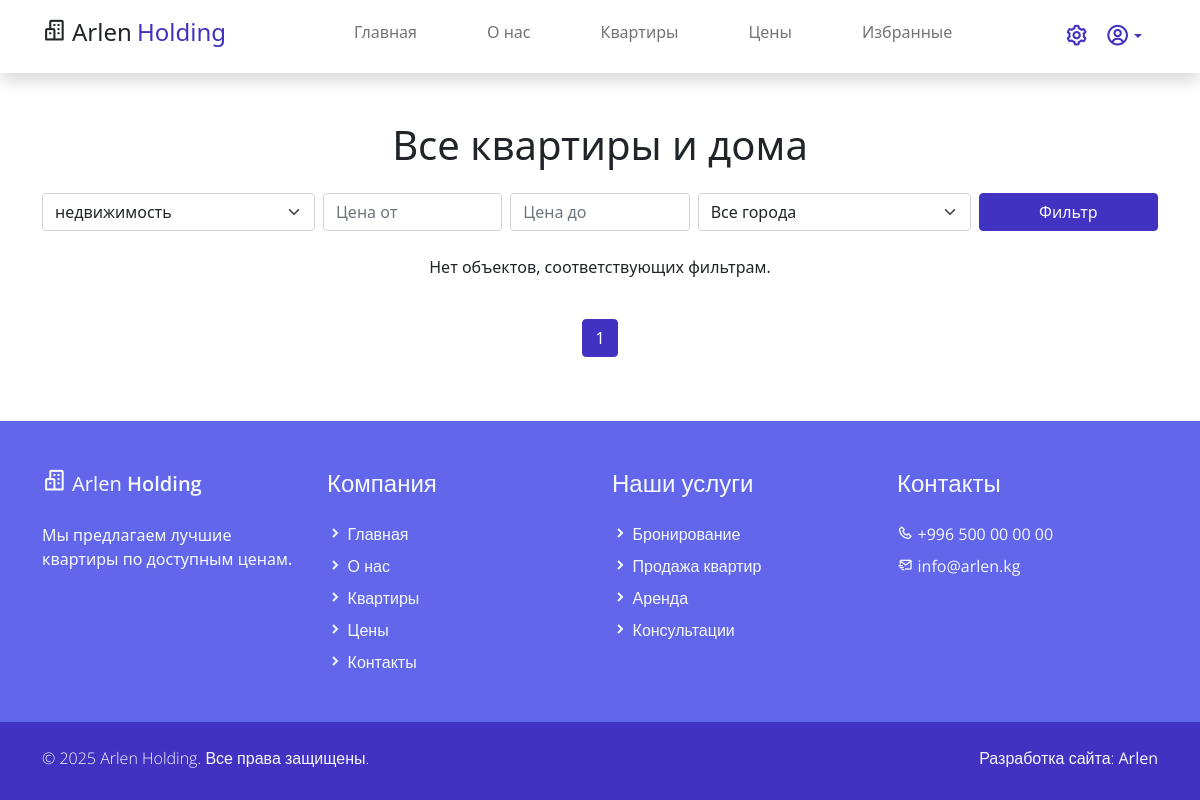
The app's page /estates/?category=1, older data.
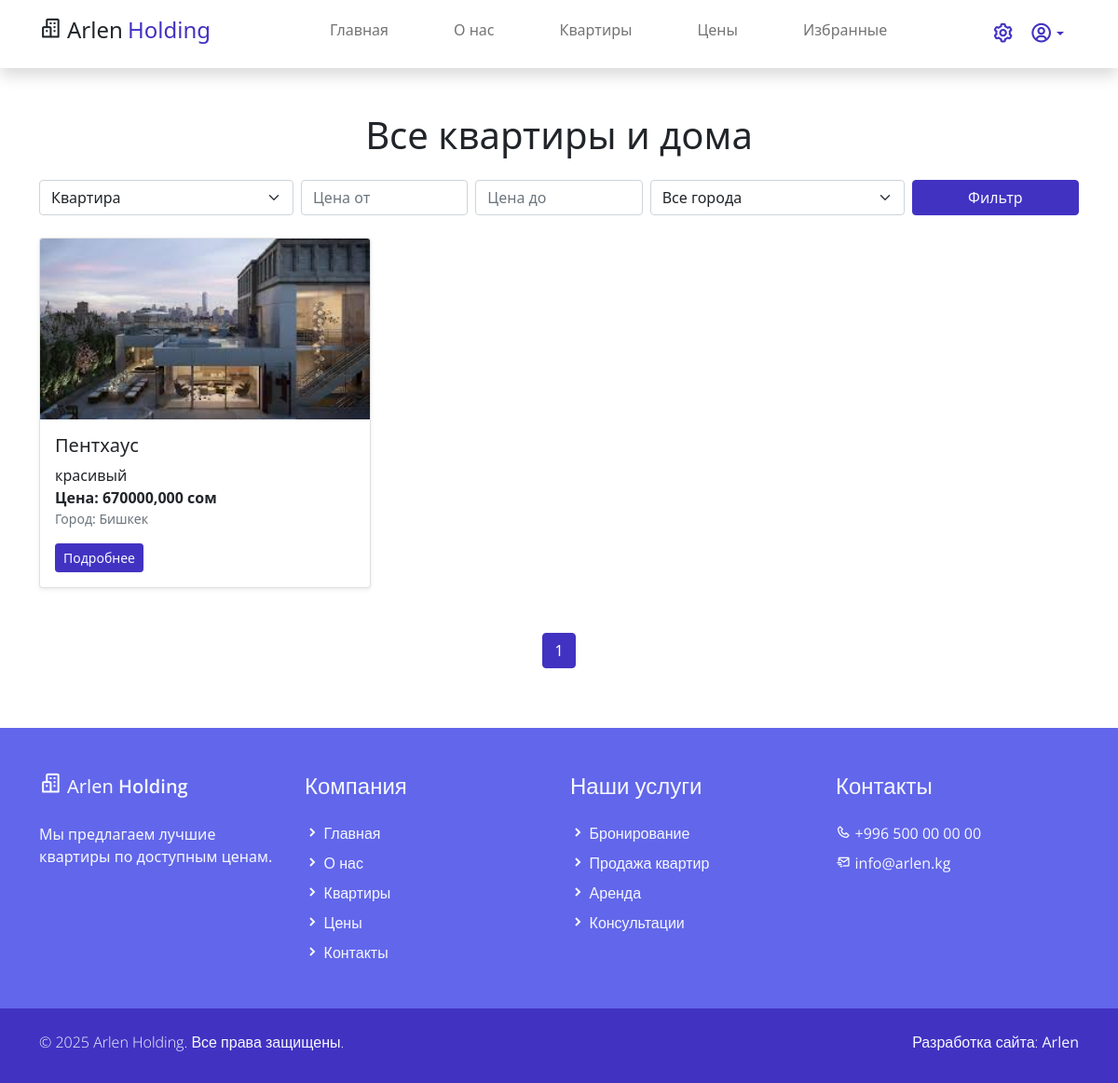
The same page, newer data.
### product/models.py (models this page shows)
class Estate(models.Model):
    title = models.CharField(max_length=100, verbose_name='Название')
    category = models.ForeignKey(Category, on_delete=models.PROTECT, verbose_name='Категория')
    cover = models.ImageField(upload_to='media/products_image', verbose_name='Обложка')
    area = models.DecimalField(decimal_places=1, max_digits=10, verbose_name='Площадь в метрах')
    city = models.ForeignKey(City, on_delete=models.PROTECT, verbose_name='Город')
    district = models.ForeignKey(District, on_delete=models.PROTECT, verbose_name='Улица')
    geo = models.TextField(verbose_name='Геолокация')
    price = models.DecimalField(decimal_places=3, max_digits=12, verbose_name='Цена')
    descriptions = models.TextField(verbose_name='Описание')
    video = models.FileField(upload_to='media/product_video', verbose_name='Видео')
    is_active = models.BooleanField(default=True)
    created_at = models.DateTimeField(auto_now_add=True, verbose_name='Дата создания')
    update_at = models.DateTimeField(auto_now=True, verbose_name='Последнее обновление')
    class Meta:
        verbose_name = 'Недвижимость'
        verbose_name_plural = 'Недвижимости'

class City(models.Model):
    title = models.CharField(max_length=50, verbose_name='Название')
    def __str__(self):
        return self.title

### product/views.py (the view)
# urls.py: path("estates/", views.estate_list_view, name="estate_list"),
def estate_list_view(request):
    user = request.user
    categories = Category.objects.all()
    parent_categories = Category.objects.filter(parent_category__isnull=True)
    category_id = request.GET.get('category')
    min_price = request.GET.get('min_price')
    max_price = request.GET.get('max_price')
    city_id = request.GET.get('city')  # Здесь ID города
    current_category = None
    estates = Estate.objects.filter(is_active=True)
    if category_id:
        try:
            category = Category.objects.get(id=category_id)
            current_category = category
            if category.parent_category is None:
                subcategories = Category.objects.filter(parent_category=category)
                estates = estates.filter(category__in=list(chain([category], subcategories)))
            else:
                estates = estates.filter(category=category)
        except Category.DoesNotExist:
            pass
    if min_price:
        estates = estates.filter(price__gte=min_price)
    if max_price:
        estates = estates.filter(price__lte=max_price)
    if city_id:
        try:
            city_obj = City.objects.get(id=city_id)
            estates = estates.filter(city=city_obj)
        except City.DoesNotExist:
            city_obj = None
    else:
        city_obj = None
    paginator = Paginator(estates.order_by('-created_at'), 9)
    page_number = request.GET.get('page')
    page_obj = paginator.get_page(page_number)
    if user.is_authenticated:
        liked_ids = set(Favorite.objects.filter(user=user, estate__in=page_obj).values_list('estate_id', flat=True))
    else:
        liked_ids = set()
    estates_with_likes = [
        {'estate': estate, 'liked': estate.id in liked_ids}
        for estate in page_obj
    ]
    cities = City.objects.all()
    return render(request, 'main/estate_list.html', {
        'categories': categories,
        'parent_categories': parent_categories,
        'current_category': current_category,
        'page_obj': page_obj,
        'estates_with_likes': estates_with_likes,
        'cities': cities,
        'min_price': min_price,
        'max_price': max_price,
        'selected_city': city_id,
    })

### product/templates/main/estate_list.html (shortened to what this page needs)
{% extends "base.html" %}
{% load static %}
{% block content %}
<div class="container py-5">
    <h1 class="text-center mb-4">Все квартиры и дома</h1>
    <form method="get" class="mb-4">
        <div class="row g-2">
            <div class="col-md-3">
                <select name="category" class="form-select">
                    {% for category in parent_categories %}
                        <option value="{{ category.id }}" {% if current_category and current_category.id == category.id %}selected{% endif %}>
                            {{ category.title }}
                        </option>
                    {% endfor %}
                </select>
            </div>
            <div class="col-md-2">
                <input type="number" name="min_price" class="form-control" placeholder="Цена от" value="{{ min_price }}">
            </div>
            <div class="col-md-2">
                <input type="number" name="max_price" class="form-control" placeholder="Цена до" value="{{ max_price }}">
            </div>
            <div class="col-md-3">
<select name="city" class="form-select">
    <option value="">Все города</option>
</select>
            </div>
            <div class="col-md-2">
                <button type="submit" class="btn btn-primary w-100">Фильтр</button>
            </div>
        </div>
    </form>
    <div class="row">
        {% for item in estates_with_likes %}
            {% with estate=item.estate %}
                <div class="col-md-4 mb-4">
                    <div class="card shadow-sm h-100">
                        <img src="{{ estate.cover.url }}" class="card-img-top" alt="{{ estate.title }}">
                        <div class="card-body d-flex flex-column">
                            <h5 class="card-title">{{ estate.title }}</h5>
                            <p class="card-text">
                                {{ estate.descriptions|truncatewords:20 }}
                                <br>
                                <strong>Цена: {{ estate.price }} сом</strong><br>
                                <small class="text-muted">Город: {{ estate.city }}</small>
                            </p>
                            <div class="mt-auto">
                                <a href="{% url 'detail' estate.id %}" class="btn btn-sm btn-primary">Подробнее</a>
                            </div>
                        </div>
                    </div>
                </div>
            {% endwith %}
        {% empty %}
            <p class="text-center">Нет объектов, соответствующих фильтрам.</p>
        {% endfor %}
    </div>
    <div class="d-flex justify-content-center mt-4">
        <nav>
            <ul class="pagination">
                {% for num in page_obj.paginator.page_range %}
                    <li class="page-item {% if page_obj.number == num %}active{% endif %}">
                        <a class="page-link" href="?{% if current_category %}category={{ current_category.id }}&{% endif %}page={{ num }}">{{ num }}</a>
                    </li>
                {% endfor %}
            </ul>
        </nav>
    </div>
</div>
{% endblock %}

Row changes from the older to the newer data that the page shows:
added Estate: estate.cover (picture), estate "Пентхаус", estate.descriptions "красивый", estate.price "670000,000", estate.city "Бишкек"
Text that changed along with them:
form field category: "недвижимость" → "Квартира"
text no longer shown: "Нет объектов, соответствующих фильтрам."
